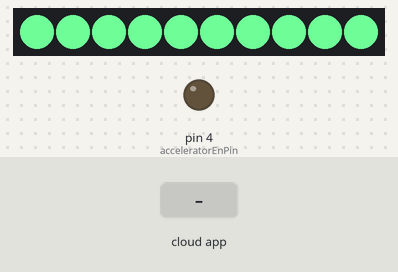
The sketch below on a simulated Arduino Uno, built with avr-gcc and run on an emulated ATmega328P. Shown: 10 RGB LEDs in strip order, left to right, output pins drawn as LEDs (lit = HIGH). The test bench sets the inputs (shaded band). The ROS host is connected and sends only what is stated.

Above: at 13.97 s.
15.0 s: the phone or cloud app sets linear.x to -100
At 16.2 s:
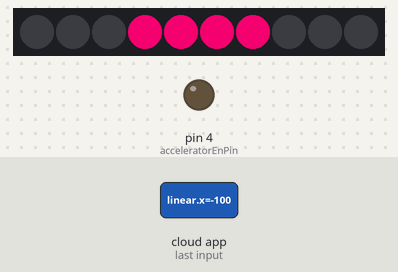
16.5 s: the phone or cloud app sets linear.x to 0
At 17.5 s:
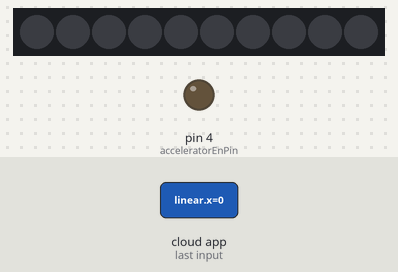

The sketch:

arduino_dac_without_pid.ino
```cpp
/*
   Alexis removed the PID. Directly send the desired speed from ROS.
   Date: 12 Nov 2019
*/
#include <ros.h>
#include <geometry_msgs/Twist.h>
#include <std_msgs/Float64.h>
#include <std_msgs/Bool.h>
#include <std_msgs/Int64.h>
#include <std_msgs/Int16.h>
#include <Wire.h>
#include <Adafruit_MCP4725.h>
#include <Encoder.h>
#include <Adafruit_NeoPixel.h>
#define ledPIN 6
#define acceleratorEnPin 4  // to accelerator transistor

Adafruit_NeoPixel strip = Adafruit_NeoPixel(10, ledPIN, NEO_GRB + NEO_KHZ800);
ros::NodeHandle nh;

Adafruit_MCP4725 dac;

long currentTime = 0;
long timeForTimeOut = 0;
double brake_mode = 0;
//double turning_data = 0;
double velocity = 0;
int shift_right = 0;
int shift_left = 0;
double desired_speed = 0;
//double linearX;
//double voltageX;
//double analogX;

//long pidCurrentTime, pidPreviousTime;
//double pidElapsedTime;
//double error = 0, lastError = 0, cumError = 0, rateError = 0;

//double pidSetpoint = 0, pidOutput = 0, pidInput = 0;
//double Kp = 0.125;
//double Ki = 0.001;
//double Kd = 0;

geometry_msgs::Twist dac_msg;
ros::Publisher dac_info_pub("dac_info", &dac_msg);

void color_left_Wipe(uint32_t c) {
  for (int i = 7; i < 10; i++) {
    strip.setPixelColor(i, c);
    strip.show();
    delay(1);
  }
}

void color_right_Wipe(uint32_t c) {
  for (int i = 2; i >= 0; i = i - 1) {
    strip.setPixelColor(i, c);
    strip.show();
    delay(0);

  }
}

void color_brake_Wipe(uint32_t c) {
  for (int i = 3; i < 7; i = i + 1) {
    strip.setPixelColor(i, c);
    strip.show();
    delay(1);
  }
}
void colorWipe(uint32_t c) {
  for (int i = 0; i < 10; i++)
  {
    strip.setPixelColor(i, c);
    strip.show();
    delay(1);
  }
}


/*
   Input Message format:
   linear.x => desired velocity in m/s
   linear.y => 1.0 if soft brake is desired, 0 otherwise
   linear.z => 1.0 if hard brake is desired, 0 otherwise
   angular.x => 1.0 if switch closed is desired (in manual and autonomous mode), 0 otherwise
   angular.y => (UNUSED, always 0)
   angular.z => desired steering angle in radians
*/


/*
   Debug Message format:
   linear.x => unused
   linear.y => unused
   linear.z => desired steering angle in radians
   angular.x => desired speed (input) (-1 means we are braking.)
   angular.y => voltage corresponding to said desired speed;
   angular.z => digital signal to DAC based on said voltage
*/

void messageCb(const geometry_msgs::Twist& msg)
{
  /*
    if (msg.linear.z == 1)
    {
    //hard brake logic
    dac.setVoltage(0, false);
    pidSetpoint = 0;
    cumError = 0; //reset I cumulative error when hard braking, to prevent sudden jump when disengaging from hard brake
    pidOutput = computePID(pidInput);
    }
    else
    {
    pidSetpoint = msg.linear.x;
    timeForTimeOut = millis() + 1000;
    pidOutput = computePID(pidInput);
    // double linearX = pidOutput;
    double linearX = (msg.linear.x * 0.85) + pidOutput;
    double voltageX = ((0.252 * linearX) + 2.0);
    if (linearX <= 0.1)
    {
      voltageX = 0;
    }
    int analogX = (int)(voltageX / 4.85 * 4095.0);
    if (analogX > 4095)
    {
      analogX = 4095;
    }
    // to debug
    dac_msg.angular.x = linearX;
    dac_msg.angular.y = voltageX;
    dac_msg.angular.z = analogX;


    dac.setVoltage(analogX, false);
    }
  */
  timeForTimeOut = millis() + 1000;


  //if braking, do not throttle
  if (msg.linear.z != 0)
  {
    dac.setVoltage(0, false);

    dac_msg.angular.x = -1;
    dac_msg.angular.y = 0;
    dac_msg.angular.z = 0;
  }
  else
  {
    //not braking, set throttle
    double linearX = msg.linear.x; //desired speed, m/s
    desired_speed = msg.linear.x;
    double voltageX = ((0.252 * linearX) + 2.0); //speed -> voltage conversion.
    //threshold input
    if (linearX <= 0.05)
    {
      voltageX = 0;
    }

    int analogX = (int)(voltageX / 5.03 * 4095.0); //voltage -> DAC input conversion.
    if (analogX > 4095)
    {
      analogX = 4095;
    }

    dac_msg.angular.x = linearX;
    dac_msg.angular.y = voltageX;
    dac_msg.angular.z = analogX;

    dac.setVoltage(analogX, false);
  }

  //led stuff
  brake_mode = msg.linear.z;
  //turning_data = msg.angular.z;
  velocity = msg.linear.x;

  if (brake_mode != 0)
  {
    color_brake_Wipe(strip.Color(253, 0, 0));
  }
  else if(velocity < 0)
  {
    color_brake_Wipe(strip.Color(220,0,100));
  }
  else
  {
    color_brake_Wipe(strip.Color(0, 0, 0));
  }

  if (msg.angular.x == 0)
  {
    digitalWrite(acceleratorEnPin, LOW);
  }
  else
  {
    digitalWrite(acceleratorEnPin, HIGH);
  }
}

void LED_Callback(const std_msgs::Int16& predict_turning)
{
  Serial.println("enter led_callback");

  if (predict_turning.data == 1 && brake_mode == 0 && velocity >=0) //20*pi/180
  {
    color_left_Wipe(strip.Color(220, 0, 89));
    shift_left = 1;
    if (shift_right  == 1)
    {
      color_right_Wipe (strip.Color(0, 0, 0));
      shift_right = 0;
    }

  }
  else if (predict_turning.data == -1 && brake_mode == 0 && velocity >= 0) //20*pi/180 0.174
  {
    color_right_Wipe(strip.Color(220, 0, 89));
    shift_right = 1;
    if (shift_left == 1)
    {
      color_left_Wipe (strip.Color(0, 0, 0));
      shift_left = 0;
    }

  }
  else
  {
    color_right_Wipe(strip.Color(0, 0, 0));
    color_left_Wipe(strip.Color(0, 0, 0));
  }
}


void speedCb(const std_msgs::Float64& speed_msg)
{
  /*
    // Speed of the vehicle is the pidInput
    pidInput = abs(speed_msg.data);
    pidOutput = computePID(pidInput);

    // to debug
    dac_msg.linear.x = pidInput;
    dac_msg.linear.y = pidOutput;
    dac_msg.linear.z = pidSetpoint;
  */

  dac_msg.linear.x = speed_msg.data;
  dac_msg.linear.y = 0;

  if(desired_speed > 0.1)
  {
    dac_msg.linear.z = fabs(desired_speed - speed_msg.data)/desired_speed;
  }
  else
  {
    dac_msg.linear.z = 0;
  }
  dac_info_pub.publish(&dac_msg);
}

/*
  double computePID(double input)
  {
  pidCurrentTime = millis();
  pidElapsedTime = pidCurrentTime - pidPreviousTime;

  error = pidSetpoint - input;
  cumError += error * pidElapsedTime;
  if (cumError > 500)
  {
    cumError = 500;
  }
  if (cumError < -500)
  {
    cumError = -500;
  }
  rateError = (error - lastError) / pidElapsedTime;
  double out = (Kp * error) + (Ki * cumError) + (Kd * rateError);

  lastError = error;
  pidPreviousTime = pidCurrentTime;

  if (out > 0.5)
  {
    out = 0.5;
  }
  if (out < -0.5)
  {
    out = -0.5;
  }

  return out;
  }
*/

ros::Subscriber<geometry_msgs::Twist> sub("cmd_vel_out", &messageCb);
ros::Subscriber<std_msgs::Float64> speed_sub("current_speed_topic", &speedCb);
ros::Subscriber<std_msgs::Int16> led_sub("turn_signal", &LED_Callback);

void setup()
{
  // For Accelerator
  dac.begin(0x60);
  pinMode(acceleratorEnPin, OUTPUT);
  // For LED Strips
  strip.begin();
  strip.show();

  // For ROS
  nh.initNode();
  nh.advertise(dac_info_pub);
  nh.subscribe(sub);
  nh.subscribe(speed_sub);
  nh.subscribe(led_sub);
  //pidSetpoint = 0;
  //pidPreviousTime = millis();
}

int count = 0;

void loop()
{
  nh.spinOnce();
  delay(1);
  if (count == 0)
  {
    count ++;
    for (int j = 0; j < 100; j++)
    {
      for (int i = 0; i < 10; i++)
      {
        strip.setPixelColor(i, strip.Color(j + 10, j + 150, j + 50));
        delay(10);
      }
      strip.show();
      delay(40);
    }
    colorWipe(strip.Color(0, 0, 0));
  }

  // To timeout for joystick commands, does not work if vehicle is autonomous,
  // as vehicle will be publishing the callbacks at a certain rate
  currentTime = millis();
  if (currentTime >= timeForTimeOut)
  {
    dac.setVoltage(0, false);
  }
}
```

Measured:
- after the input at 15.0 s, the LEDs: first change at once (image 1 shows a later state)
- after the input at 16.5 s, the LEDs: first change at once (image 2 shows a later state)
